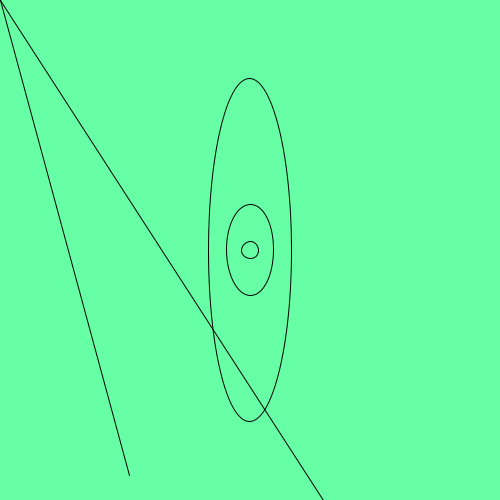
Frame 1 (no input)
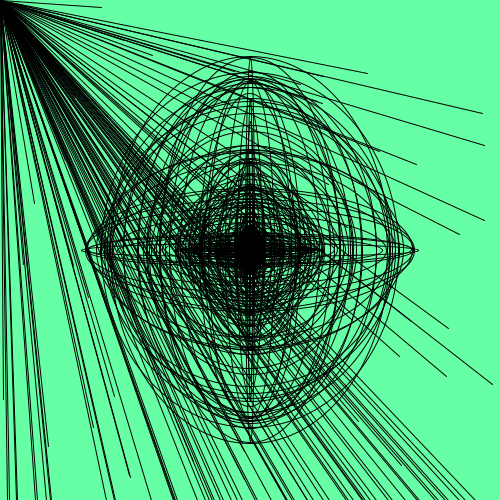
Frame 60 (the mouse pressed at the canvas centre just before this capture)
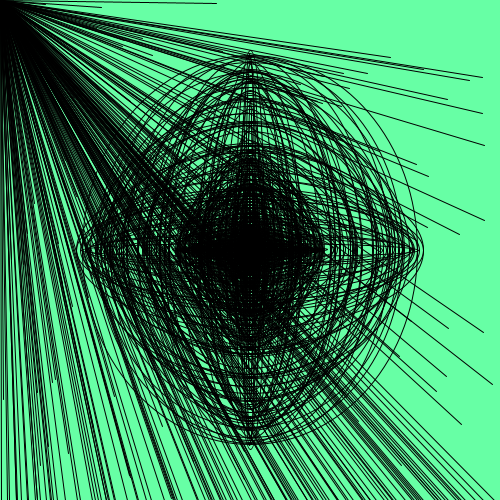
Frame 120 (the mouse held since frame 60 and released just before this capture)

The Processing sketch that drew these frames (run headless with seeded random() and noise(); from frame 60 on, the mouse is pressed at the canvas centre):

// Processing sketch: processing_80597
// ── processing_80597.pde

//je crée mon sketch
void setup ()
{
  size (500,500);
  background(#67FFA5);
  smooth();
  println();
}

//je crée une fonction draw
void draw ()
{ frameRate (40);
  line (0,0,random (500),500);
  line (random (500),random(500),random (0),0);
  noFill();
  ellipse(250,250, random(350),random(400) );
  ellipse(250,250,random(150),random(200));
  ellipse(250,250,random(30),random (50) );
}
